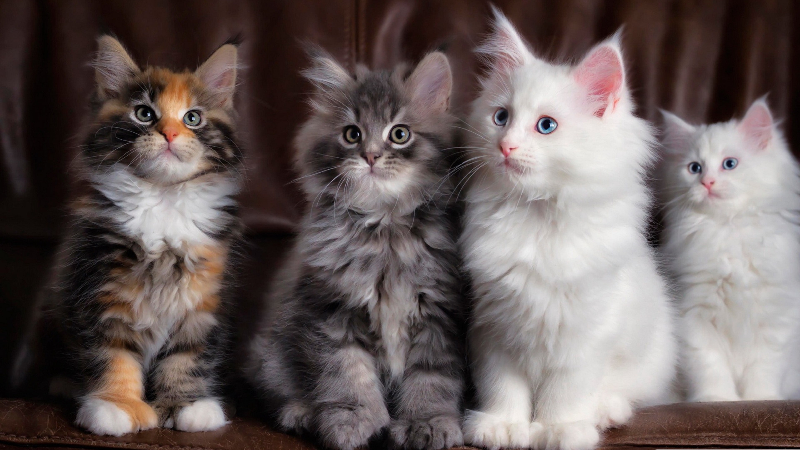
#> input picture image/Pretty.png, 800 x 450 px
$ python edgeDetection.py
#> lines starting #> are read from the running program, lines starting #| are printed output that depends on the picture
import cv2 as cv
import numpy as np

try:
    # Read image from disk.
    img = cv.imread("image/Pretty.png", 0)
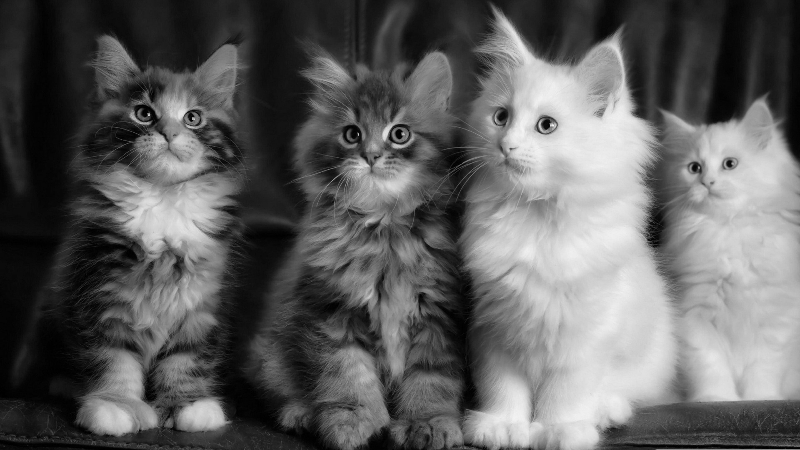
#> img: shape (450, 800); min 0, max 247, mean 96

    # Canny edge detection.
    edges = cv.Canny(img, 100, 200)
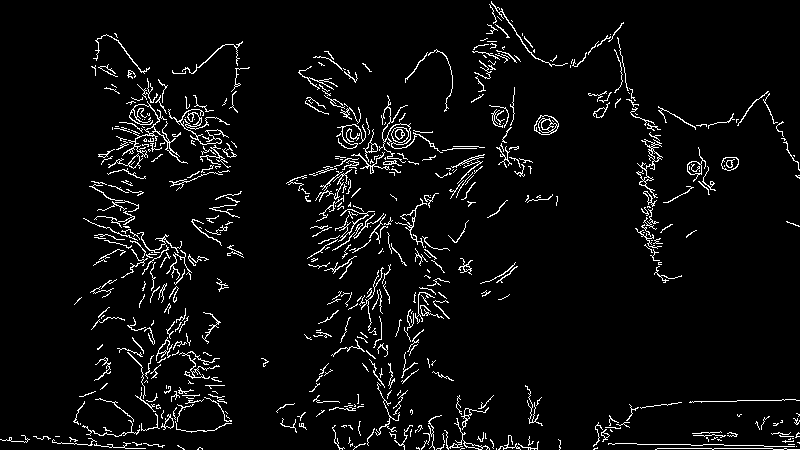
#> edges: shape (450, 800); 4.8% white in thin lines or dots

    # Write image back to disk.
    cv.imshow('Edge Detection', edges)
except IOError:
    print ('Error while reading files !!!')

cv.waitKey(0)
